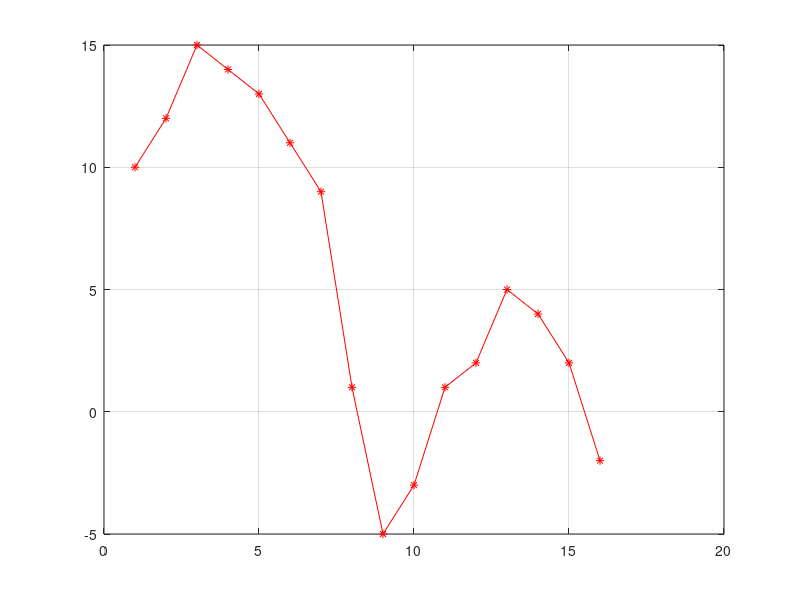
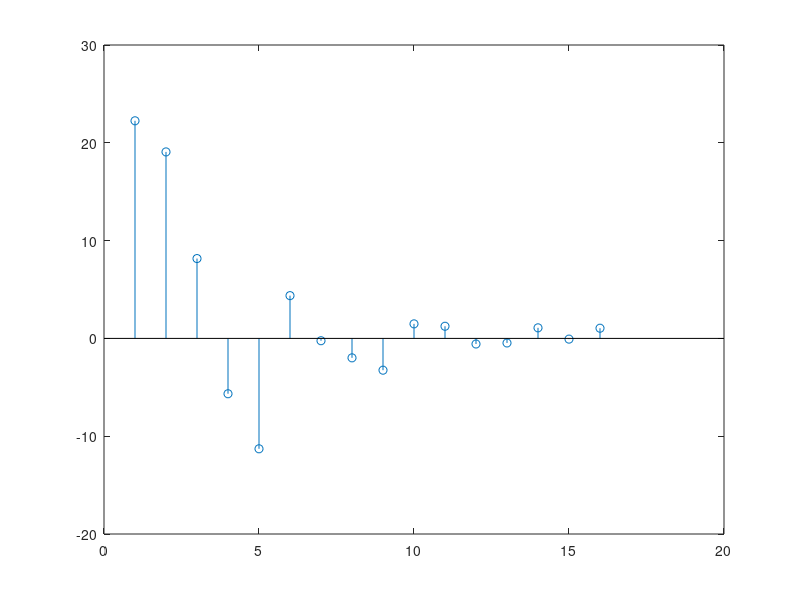
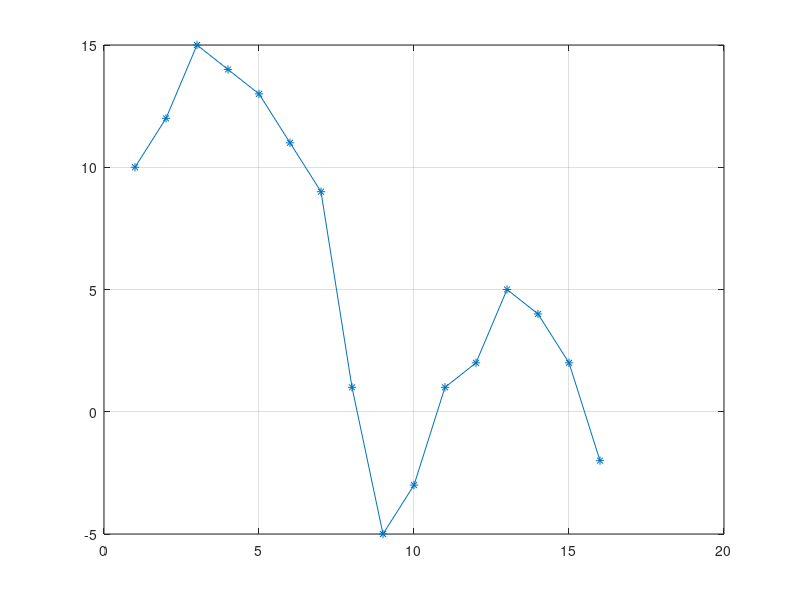

The MATLAB script that drew these images, in order:
%%DCT TRIAL
close all;
clear all;
clc;

% x=0:1:15
y=[10 12 15 14 13 11 9 1 -5 -3 1 2 5 4 2 -2]
plot(y,'r-*')
grid on

d=dct(y)
figure;% stem(d/sqrt(length(y)/2)) % why different ans than http://datagenetics.com/blog/november32012/index.html
stem(d)
% df=fft(y)
% figure; stem(df/(length(y))) % why different ans than http://datagenetics.com/blog/november32012/index.html

inverse=idct(d)
figure; plot(inverse,'-*');grid on

% inverse2=idct(d,16)
% figure; plot(inverse2,'-*');grid on